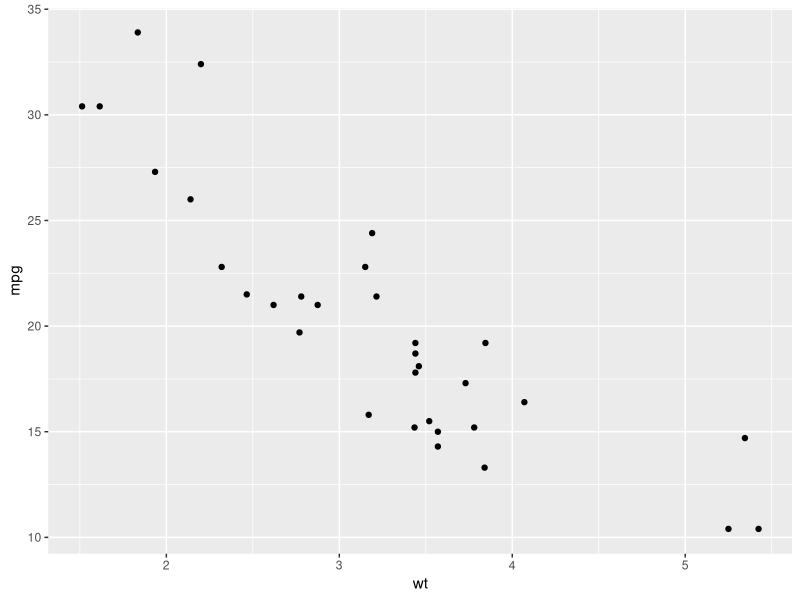
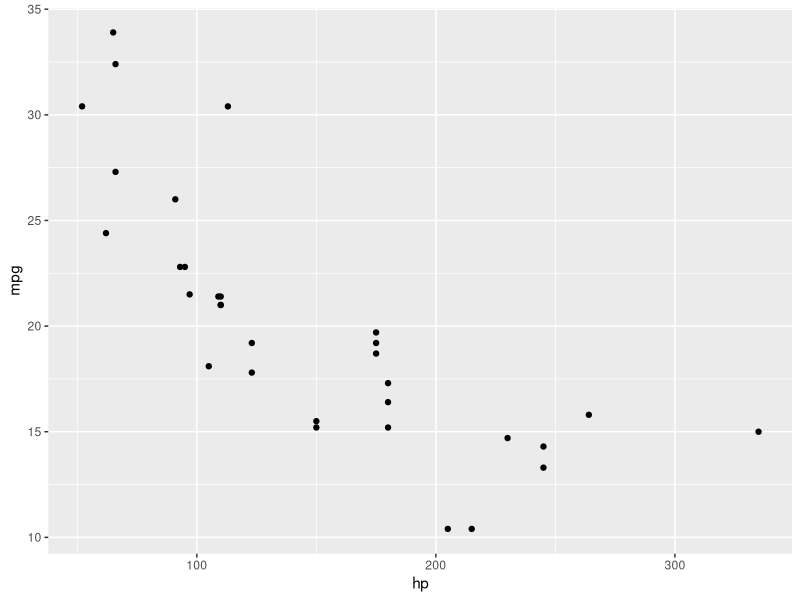
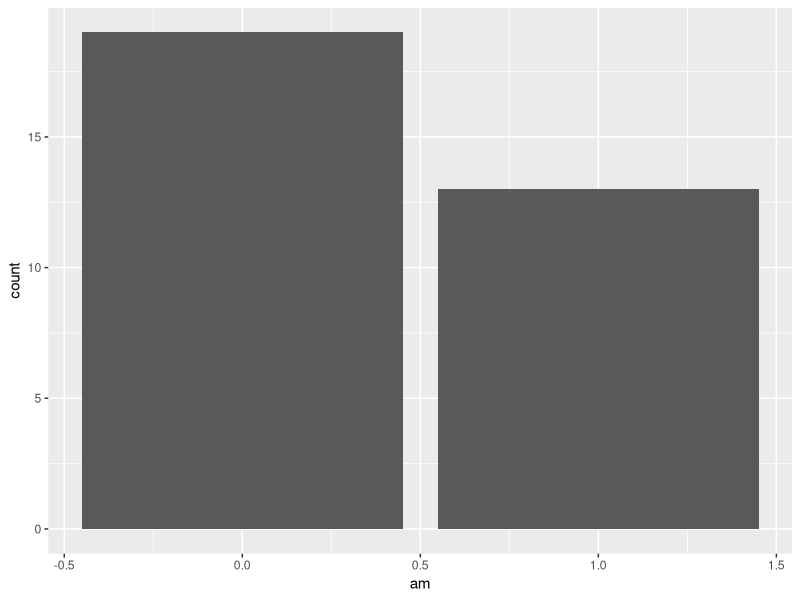
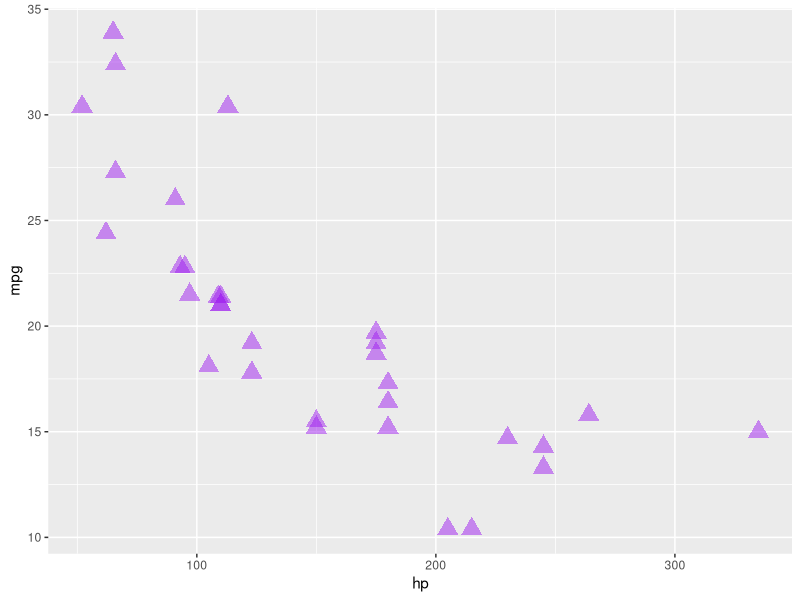
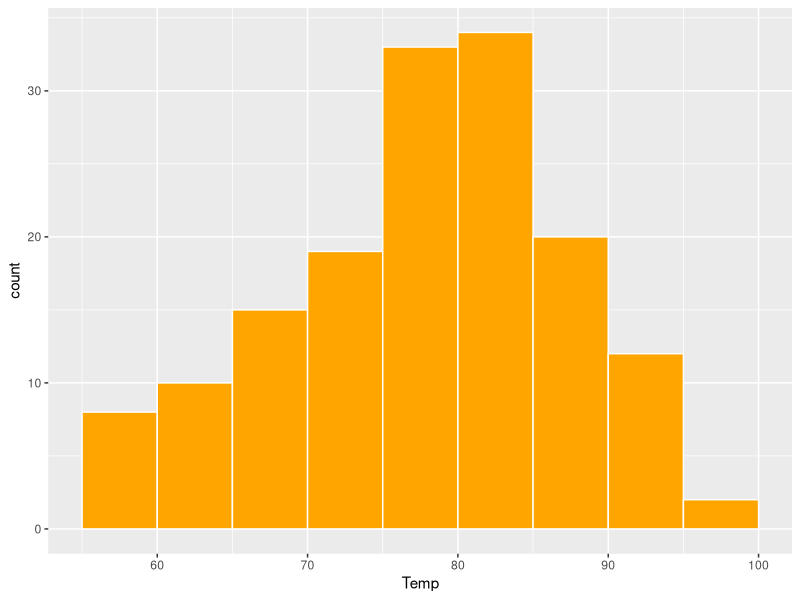
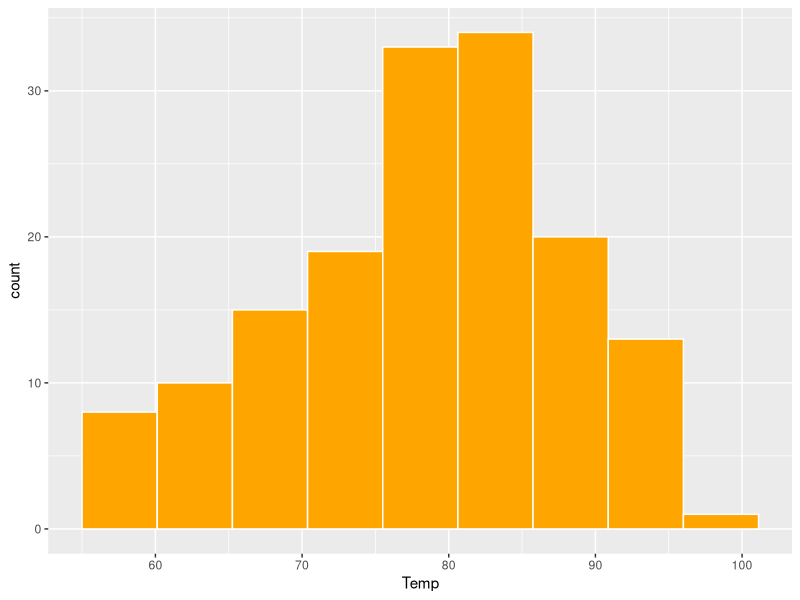
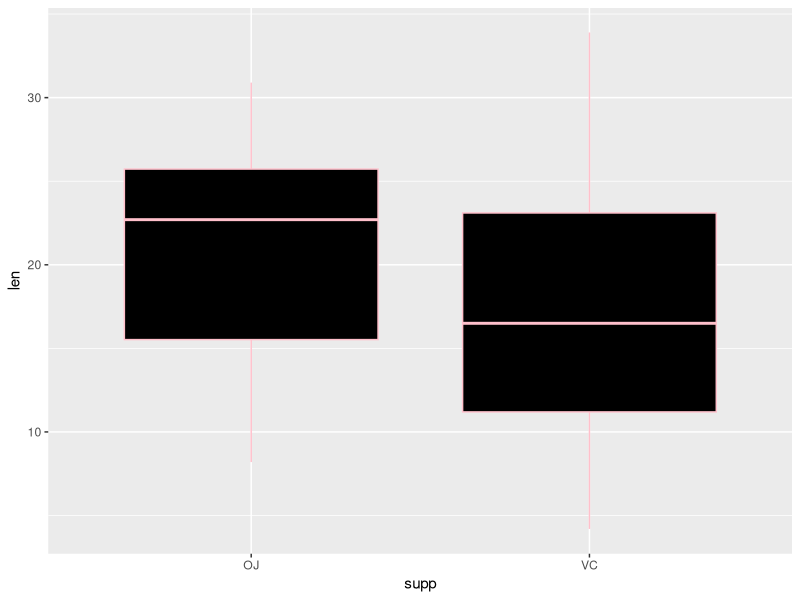
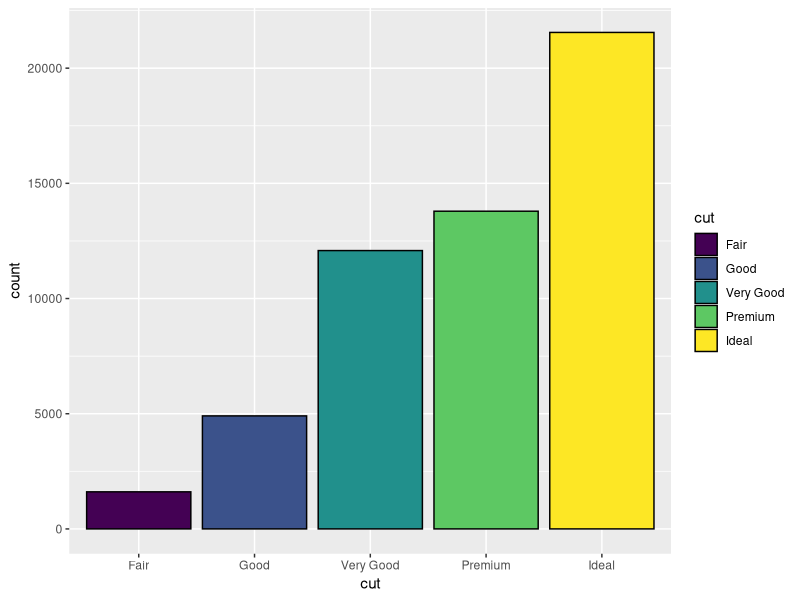

Recreate these plots in R, in order.
### Code for Notes 04

# Load ggplot2 package
library(ggplot2)

## The ggplot2 package intro
ggplot(data = mtcars) + 
  geom_point(aes(x = wt, y = mpg))

# Practice Question 2 - scatter plot for hp vs. mpg
ggplot(data = mtcars) + 
  geom_point(aes(x = hp, y = mpg))

# Practice Question 3 - bar graph for transmission (am)
ggplot(data = mtcars) + 
  geom_bar(aes(am))


## Scatterplots

# Practice problem - change color, size, shape, and transparency

ggplot(data = mtcars) + 
  geom_point(aes(x = hp, y = mpg),
             color = "purple",
             size = 5, 
             shape = "triangle",
             alpha = 0.5)
  # note: shape = 17 will produce the same thing


## Histograms

# Practice problem - write code to match the graph
ggplot(data = airquality) + 
  geom_histogram(aes(x = Temp), 
                 binwidth = 5, boundary = 55,
                 fill = "orange", 
                 color = "white")
  
# alternative to above: use bins= instead of binwidth=
ggplot(data = airquality) + 
  geom_histogram(aes(x = Temp), 
                 bins = 9, boundary = 55,
                 fill = "orange", 
                 color = "white")


## Boxplots

# Practice problem - reproduce the boxplot in the notes
ggplot(data = ToothGrowth) +
  geom_boxplot(aes(x=supp, y=len), 
               fill = "black", 
               color = "pink")


## Bar Graphs

# Practice problem - replicate the graph in the notes

View(diamonds)
  # data looks like it's in raw format

ggplot(data = diamonds) + 
  geom_bar(aes(x = cut, fill = cut), 
           color = "black")


## Adding variables to graphs
ggplot(mtcars) + 
  geom_point(aes(x = wt, y = mpg,
                 shape = as.factor(am),
                 color = drat))

ggplot(mtcars) + 
  geom_point(aes(x = wt, y = mpg,
                 color = as.factor(am),
                 shape = as.factor(am),
                 alpha = drat))


